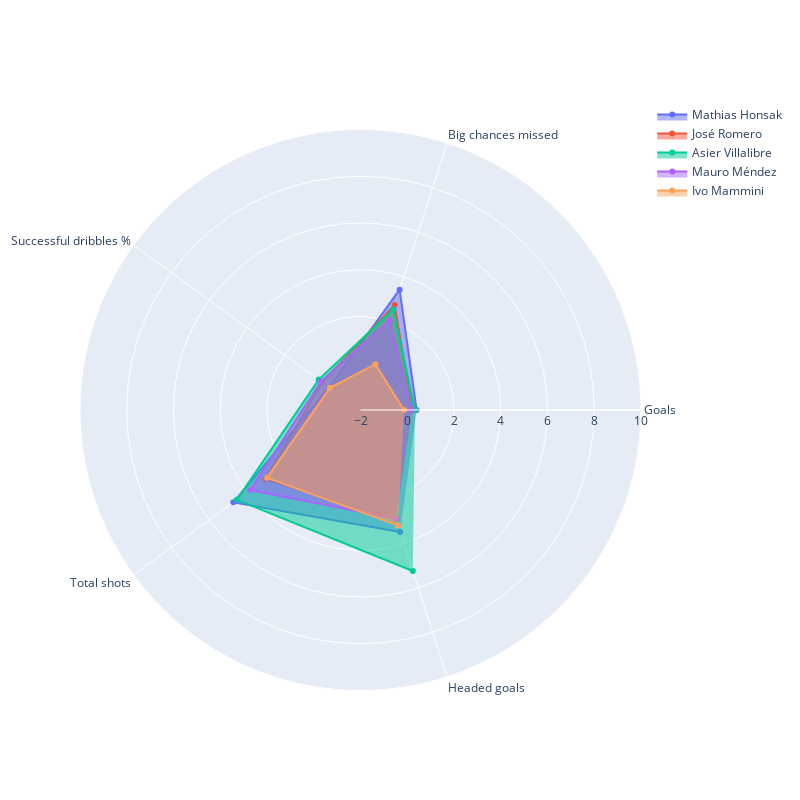

The code cell stored with this chart in its notebook:
### Code cell
#pd.set_option('display.max_columns', None)
buscar_jugadores_similares('Franco Frías', caracteristicas_grafico)

### Figure 1 — Plotly figure (JSON) as saved in the notebook; plotly's stock layout.template omitted (floating-point values rounded to 4 significant figures)
{"data": [{"fill": "toself", "name": "Mathias Honsak", "r": [0.4016, 3.412, -0.3456, 4.722, 3.484], "theta": ["Goals", "Big chances missed", "Successful dribbles %", "Total shots", "Headed goals"], "type": "scatterpolar"}, {"fill": "toself", "name": "José Romero", "r": [0.2216, 2.722, 0.02539, 3.06, 2.898], "theta": ["Goals", "Big chances missed", "Successful dribbles %", "Total shots", "Headed goals"], "type": "scatterpolar"}, {"fill": "toself", "name": "Asier Villalibre", "r": [0.3296, 2.525, 0.2111, 4.538, 5.24], "theta": ["Goals", "Big chances missed", "Successful dribbles %", "Total shots", "Headed goals"], "type": "scatterpolar"}, {"fill": "toself", "name": "Mauro Méndez", "r": [0.1856, 2.032, 0.0825, 3.83, 2.898], "theta": ["Goals", "Big chances missed", "Successful dribbles %", "Total shots", "Headed goals"], "type": "scatterpolar"}, {"fill": "toself", "name": "Ivo Mammini", "r": [-0.1383, 0.06053, -0.3854, 2.937, 3.191], "theta": ["Goals", "Big chances missed", "Successful dribbles %", "Total shots", "Headed goals"], "type": "scatterpolar"}], "layout": {"autosize": false, "height": 800, "polar": {"radialaxis": {"range": [-2, 10], "visible": true}}, "showlegend": true, "width": 800}}
